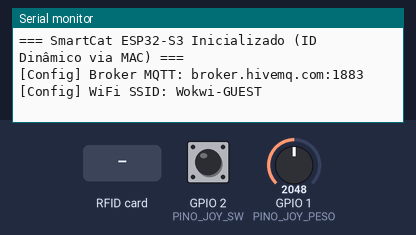
A program run on a simulated ESP32-S3. Parts: the last lines printed to the serial monitor. Inputs (shaded band) come from the test bench; at power-on: GPIO 2 (PINO_JOY_SW) HIGH, GPIO 1 (PINO_JOY_PESO) = 2048. WiFi joins after 1.5 s; servers stay silent unless stated; random numbers use the default seed unless the program sets one; no MQTT or app messages arrive unless stated.

Above: at 1.2 s.
1.3 s: GPIO 2 (PINO_JOY_SW) pulled LOW for 0.15 s
At 2.0 s:
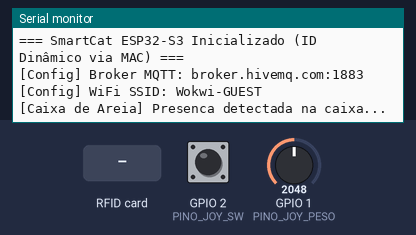
4.4 s: RFID card 5E 7A 19 C4 held to the reader
At 5.7 s:
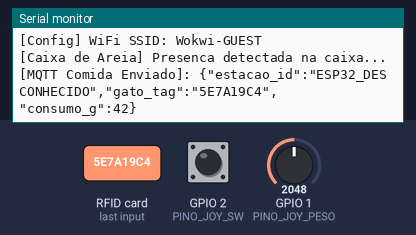
7.4 s: GPIO 2 (PINO_JOY_SW) pulled LOW for 1 s
At 7.77 s:
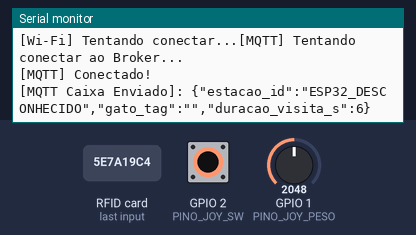
9.9 s: RFID card 5E 7A 19 C4 held to the reader
At 11.1 s:
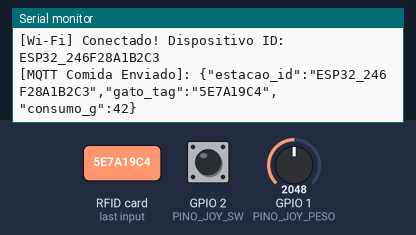
11.4 s: GPIO 2 (PINO_JOY_SW) pulsed LOW 5 times (0.12 s each, 0.3 s apart)
At 12.62 s:
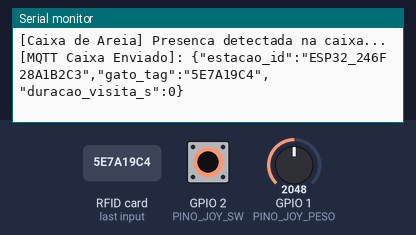

The program:

main.cpp
```cpp
#include <Arduino.h>
#include <ArduinoJson.h>
#include <MFRC522.h>
#include <PubSubClient.h>
#include <SPI.h>
#include <WiFi.h>

/** Configuration Constants **/

namespace NetworkConfig {
// SSID e senha do WiFi - definidos via build_flags do PlatformIO
// Dev: -D WIFI_SSID="Wokwi-GUEST" -D WIFI_PASSWORD=""
// Prod: -D WIFI_SSID="SUA_REDE" -D WIFI_PASSWORD="SUA_SENHA"
#ifndef WIFI_SSID
#define WIFI_SSID "Wokwi-GUEST"  // Fallback se não definido
#endif

#ifndef WIFI_PASSWORD
#define WIFI_PASSWORD ""
#endif

#ifndef MQTT_BROKER
#define MQTT_BROKER "broker.hivemq.com"
#endif

#ifndef MQTT_PORT
#define MQTT_PORT 1883
#endif

constexpr const char *SSID_WIFI = WIFI_SSID;
constexpr const char *SENHA_WIFI = WIFI_PASSWORD;
constexpr const char *BROKER_MQTT = MQTT_BROKER;
constexpr int PORTA_MQTT = MQTT_PORT;

constexpr const char *TOPICO_COMIDA = "smartcat/estacao_comida/telemetria";
constexpr const char *TOPICO_CAIXA = "smartcat/caixa_areia/telemetria";
} // namespace NetworkConfig

namespace HardwareConfig {
constexpr int SS_PIN = 5;
constexpr int RST_PIN = 4;
constexpr int PINO_JOY_PESO = 1;
constexpr int PINO_JOY_SW = 2;
constexpr int MAX_ANALOG_VALUE = 4095;
// Janela de tempo em que uma leitura RFID feita no pote de comida ainda
// é considerada válida para identificar o gato na caixa de areia.
// Necessário porque, nesse hardware simulado, há um único leitor
// compartilhado entre as duas estações (não há leitor dedicado na caixa).
constexpr unsigned long JANELA_IDENTIFICACAO_MS = 10000; // 10 segundos
} // namespace HardwareConfig

// Global Objects
MFRC522 rfid(HardwareConfig::SS_PIN, HardwareConfig::RST_PIN);
WiFiClient espClient;
PubSubClient client(espClient);

// String global para armazenar o ID único do dispositivo derivado do MAC
String dispositivoID = "";

// Última tag lida no pote de comida e o instante dessa leitura.
// Usada para tentar identificar o gato na caixa de areia, mas só
// dentro da JANELA_IDENTIFICACAO_MS (ver acima).
String ultimaTagLida = "";
unsigned long timestampUltimaTag = 0;

/** Função para obter o ID Dinâmico baseado no MAC Address **/
String getDeviceID() {
  String mac = WiFi.macAddress();
  mac.replace(":", ""); // Remove os dois pontos do MAC
  return "ESP32_" + mac;
}

/** Non-blocking Connection Handling **/

bool isWifiConnected = false;
unsigned long lastWifiCheck = 0;

void handleWiFi() {
  if (WiFi.status() != WL_CONNECTED && millis() - lastWifiCheck > 5000) {
    Serial.print("[Wi-Fi] Tentando conectar...");
    WiFi.begin(NetworkConfig::SSID_WIFI, NetworkConfig::SENHA_WIFI);
    lastWifiCheck = millis();
  } else if (WiFi.status() == WL_CONNECTED && !isWifiConnected) {
    isWifiConnected = true;
    dispositivoID = getDeviceID(); // Gera o ID assim que o Wi-Fi inicializa a interface
    Serial.print("[Wi-Fi] Conectado! Dispositivo ID: ");
    Serial.println(dispositivoID);
  }
}

unsigned long lastMqttCheck = 0;

void handleMQTT() {
  if (!client.connected() && millis() - lastMqttCheck > 5000) {
    Serial.println("[MQTT] Tentando conectar ao Broker...");
    // Usa o ID único do dispositivo na conexão MQTT para evitar desconexões
    String clientId = dispositivoID.length() > 0 ? dispositivoID : "SmartCat_S3_" + String(random(0xffff), HEX);
    if (client.connect(clientId.c_str())) {
      Serial.println("[MQTT] Conectado!");
    } else {
      Serial.print("[MQTT] Erro de conexao: ");
      Serial.println(client.state());
    }
    lastMqttCheck = millis();
  }
}

/** Setup and Loop **/

void setup() {
  Serial.begin(115200);
  pinMode(HardwareConfig::PINO_JOY_SW, INPUT_PULLUP);

  // SCK, MISO, MOSI, SS
  SPI.begin(12, 13, 11, HardwareConfig::SS_PIN);
  rfid.PCD_Init();

  client.setServer(NetworkConfig::BROKER_MQTT, NetworkConfig::PORTA_MQTT);

  Serial.println("\n=== SmartCat ESP32-S3 Inicializado (ID Dinâmico via MAC) ===");
  Serial.print("[Config] Broker MQTT: ");
  Serial.print(NetworkConfig::BROKER_MQTT);
  Serial.print(":");
  Serial.println(NetworkConfig::PORTA_MQTT);
  Serial.print("[Config] WiFi SSID: ");
  Serial.println(NetworkConfig::SSID_WIFI);
}

void loop() {
  handleWiFi();
  handleMQTT();

  if (client.connected()) {
    client.loop();
  }

  // Fallback caso tente rodar sem conectar o Wi-Fi
  String estacaoIdAtual = dispositivoID.length() > 0 ? dispositivoID : "ESP32_DESCONHECIDO";

  // ======================================================
  // 1. ESTAÇÃO POTE DE COMIDA (RFID + Leitura de Peso)
  // ======================================================
  if (rfid.PICC_IsNewCardPresent() && rfid.PICC_ReadCardSerial()) {
    String tagID = "";
    for (byte i = 0; i < rfid.uid.size; i++) {
      if (rfid.uid.uidByte[i] < 0x10)
        tagID += "0";
      tagID += String(rfid.uid.uidByte[i], HEX);
    }
    tagID.toUpperCase();
    ultimaTagLida = tagID;
    timestampUltimaTag = millis();

    int valorAnalogico = analogRead(HardwareConfig::PINO_JOY_PESO);
    float pesoConsumidoG =
        map(valorAnalogico, 0, HardwareConfig::MAX_ANALOG_VALUE, 5, 80);

    // JSON sem hardcode: ID da estação vem dinamicamente do hardware
    StaticJsonDocument<256> doc;
    doc["estacao_id"] = estacaoIdAtual;
    doc["gato_tag"] = tagID;
    doc["consumo_g"] = pesoConsumidoG;

    char bufferJSON[256];
    serializeJson(doc, bufferJSON);

    client.publish(NetworkConfig::TOPICO_COMIDA, bufferJSON);
    Serial.printf("[MQTT Comida Enviado]: %s\n", bufferJSON);

    rfid.PICC_HaltA();
    rfid.PCD_StopCrypto1();

    // Cooldown não-bloqueante
    unsigned long startDelay = millis();
    while (millis() - startDelay < 2000) {
      yield();
    }
  }

  // ======================================================
  // 2. ESTAÇÃO CAIXA DE AREIA (Simulado pelo Clique do Joystick)
  // ======================================================
  static bool emUsoCaixa = false;
  static unsigned long tempoEntradaCaixa = 0;
  static bool ultimoEstadoBotao = HIGH;
  static String tagCaixaAtual = "";

  bool estadoBotaoAtual = digitalRead(HardwareConfig::PINO_JOY_SW);

  // Detecção de clique (borda de descida: HIGH -> LOW)
  if (ultimoEstadoBotao == HIGH && estadoBotaoAtual == LOW) {
    delay(100); // Debounce
    if (!emUsoCaixa) {
      // Clique 1: Entrada na Caixa
      emUsoCaixa = true;
      tempoEntradaCaixa = millis();

      // Usa a última tag lida no pote de comida, mas só se foi lida
      // recentemente (dentro da janela de identificação). Isso evita
      // atribuir a visita a um gato que comeu horas atrás.
      bool tagRecente = (millis() - timestampUltimaTag) <= HardwareConfig::JANELA_IDENTIFICACAO_MS;
      tagCaixaAtual = tagRecente ? ultimaTagLida : "";

      Serial.println("\n[Caixa de Areia] Presenca detectada na caixa...");
    } else {
      // Clique 2: Saída da Caixa
      emUsoCaixa = false;
      unsigned long duracaoVisitaSegundos = (millis() - tempoEntradaCaixa) / 1000;

      // JSON da Caixa sem hardcode de ID
      StaticJsonDocument<256> docCaixa;
      docCaixa["estacao_id"] = estacaoIdAtual;
      docCaixa["gato_tag"] = tagCaixaAtual;
      docCaixa["duracao_visita_s"] = duracaoVisitaSegundos;

      char bufferCaixa[256];
      serializeJson(docCaixa, bufferCaixa);

      client.publish(NetworkConfig::TOPICO_CAIXA, bufferCaixa);
      Serial.printf("[MQTT Caixa Enviado]: %s\n", bufferCaixa);
    }
  }
  ultimoEstadoBotao = estadoBotaoAtual;
}
```

Measured:
- after the input at 1.3 s, the serial monitor: prints a new line after 0.10 s (image 1)
- after the input at 4.4 s, the serial monitor: prints a new line at once (image 2)
- after the input at 7.4 s, the serial monitor: prints a new line after 0.11 s (image 3)
- after the input at 9.9 s, the serial monitor: prints a new line at once (image 4)
- after the input at 11.4 s, the serial monitor: prints a new line after 0.72 s (image 5)
